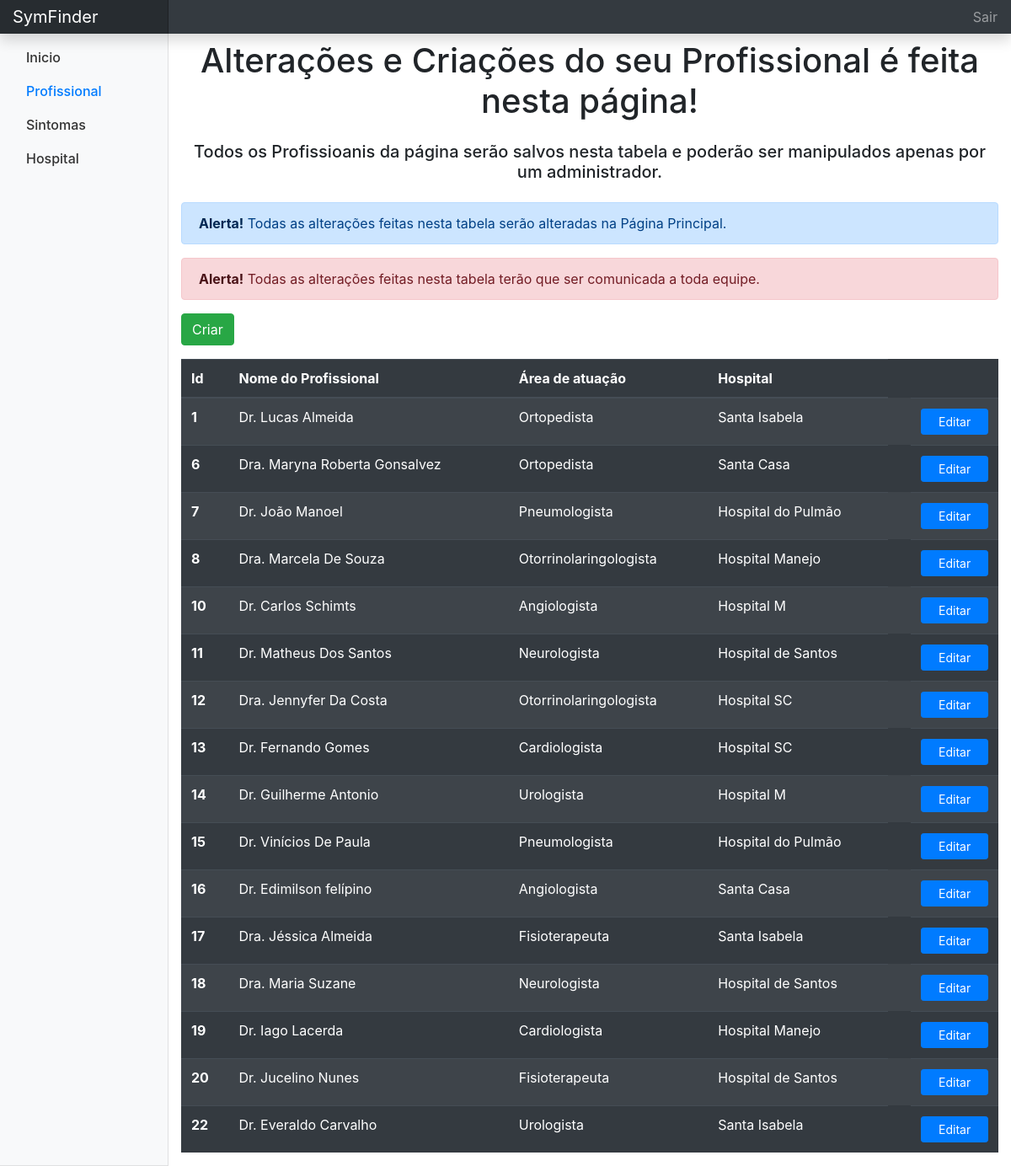
/profissional.php (signed in), run on the app's committed database.
### tables this page shows
CREATE TABLE `tb_medicos` (
  `id` int(11) NOT NULL,
  `nome` varchar(50) DEFAULT NULL,
  `telefone` varchar(15) DEFAULT NULL,
  `email` varchar(50) DEFAULT NULL,
  `fk_am` int(11) DEFAULT NULL,
  `fk_hospital` int(11) DEFAULT NULL,
  `formacao1` varchar(255) DEFAULT NULL,
  `formacao2` varchar(255) DEFAULT NULL,
  `formacao3` varchar(255) DEFAULT NULL,
  `nome_imagem` text
);

CREATE TABLE `tb_area_medica` (
  `id` int(11) NOT NULL,
  `area_medica` varchar(50) DEFAULT NULL
);

CREATE TABLE `tb_hospital` (
  `id` int(11) NOT NULL,
  `nome` varchar(50) DEFAULT NULL,
  `telefone` varchar(50) DEFAULT NULL,
  `cidade` varchar(50) DEFAULT NULL
);

### profissional.php (the view, shortened to what this page needs)
<?php
  require_once('include/conexao.php');
  $sql = "SELECT m.*, h.nome AS hospital, a.area_medica AS area_medica FROM tb_medicos m
  JOIN tb_hospital h ON h.id = m.fk_hospital
  JOIN tb_area_medica a ON a.id = m.fk_am
  ORDER BY m.id";
  $queryListagem = mysqli_query($con, $sql);
?>
<html>
<head>
  <link rel="stylesheet" type="text/css" href="media/css/painel.css">
  <link rel="stylesheet" href="https://stackpath.bootstrapcdn.com/bootstrap/4.3.1/css/bootstrap.min.css">
</head>
<body>
  <nav class="navbar navbar-dark fixed-top bg-dark flex-md-nowrap p-0 shadow">
    <a class="navbar-brand col-sm-3 col-md-2 mr-0" href="#">SymFinder</a>
    <ul class="navbar-nav px-3">
      <li class="nav-item text-nowrap d-none d-sm-block">
        <a class="nav-link" href="index.php">Sair</a>
      </li>
    </ul>
  </nav>
  <div class="container-fluid">
    <div class="row">
      <nav class="col-md-2 bg-light sidebar" style="border-bottom: 1px solid rgba(0, 0, 0, 0.1);">
        <div class="sidebar-sticky pt-2 pb-3 pt-sm-0" style="height: 100% !important;">
          <ul class="nav flex-column">
            <li class="nav-item">
              <a class="nav-link" href="painel.php">Inicio</a>
            </li>
            <li class="nav-item">
              <a class="nav-link active" href="profissional.php">Profissional</a>
            </li>
            <li class="nav-item">
              <a class="nav-link" href="respostas.php">Sintomas</a>
            </li>
            <li class="nav-item">
              <a class="nav-link" href="hospital_painel.php">Hospital</a>
            </li>
          </ul>
        </div>
      </nav>
      <div class="col-md-10">
        <h1 class="mt-5" style="text-align: center;">Alterações e Criações do seu Profissional é feita nesta página! </h1>
        <h5 class="mt-4" style="text-align: center;">Todos os Profissioanis da página serão salvos nesta tabela e poderão ser manipulados apenas por um administrador.</h5>
        <div class="mt-4">
          <div class="alert alert-primary" role="alert">
            <a href="#" class="alert-link">Alerta!</a> Todas as alterações feitas nesta tabela serão alteradas na Página Principal.</div>
            <div class="alert alert-Danger" role="alert">
              <a href="#" class="alert-link">Alerta!</a> Todas as alterações feitas nesta tabela terão que ser comunicada a toda equipe.</div>
            </div>
            <a href="cadastro_medico.php" class="btn btn-success">Criar</a>
            <table class="table table-striped table-dark mt-3">
              <thead>
                <tr>
                  <th scope="col">Id</th>
                  <th scope="col">Nome do Profissional</th>
                  <th scope="col">Área de atuação</th>
                  <th scope="col">Hospital</th>
                </tr>
              </thead>
              <tbody>
                <?php while($resultado = mysqli_fetch_array($queryListagem)) { ?>
                  <tr>
                    <th><?=$resultado['id']?></th>
                    <td><?=$resultado['nome']?></td>
                    <td><?=$resultado['area_medica']?></td>
                    <td><?=$resultado['hospital']?></td>
                    <td style="float: right;">
                      <a href="cadastro_medico.php?id=<?=$resultado['id']?>" class="btn btn-primary btn-sm">   Editar   </a>
                    </td>
                  </tr>
                <?php } ?>
              </tbody>
            </table>
          </div>
        </div>
      </div>
    </body>
    </html>

### media/css/painel.css (style rules this page uses)
body { font-size: .875rem; }
.sidebar { position: fixed; top: 0; bottom: 0; left: 0; z-index: 100; padding: 48px 0 0; box-shadow: inset -1px 0 0 rgba(0, 0, 0, .1); }
.sidebar-sticky { position: relative; top: 0; height: calc(100vh - 48px); padding-top: .5rem; overflow-x: hidden; overflow-y: auto; }
.sidebar .nav-link { font-weight: 500; color: #333; }
.sidebar .nav-link.active { color: #007bff; }
.navbar-brand { padding-top: .75rem; padding-bottom: .75rem; font-size: 1rem; background-color: rgba(0, 0, 0, .25); box-shadow: inset -1px 0 0 rgba(0, 0, 0, .25); }

### data on the page
tb_medicos: id "1", nome "Dr. Lucas Almeida", fk_am.area_medica "Ortopedista", fk_hospital.nome "Santa Isabela"
tb_medicos: id "6", nome "Dra. Maryna Roberta Gonsalvez", fk_am.area_medica "Ortopedista", fk_hospital.nome "Santa Casa"
tb_medicos: id "7", nome "Dr. João Manoel", fk_am.area_medica "Pneumologista", fk_hospital.nome "Hospital do Pulmão"
tb_medicos: id "8", nome "Dra. Marcela De Souza", fk_am.area_medica "Otorrinolaringologista", fk_hospital.nome "Hospital Manejo"
tb_medicos: id "10", nome "Dr. Carlos Schimts", fk_am.area_medica "Angiologista", fk_hospital.nome "Hospital M"
tb_medicos: id "11", nome "Dr. Matheus Dos Santos", fk_am.area_medica "Neurologista", fk_hospital.nome "Hospital de Santos"
tb_medicos: id "12", nome "Dra. Jennyfer Da Costa", fk_am.area_medica "Otorrinolaringologista", fk_hospital.nome "Hospital SC"
tb_medicos: id "13", nome "Dr. Fernando Gomes", fk_am.area_medica "Cardiologista", fk_hospital.nome "Hospital SC"
tb_medicos: id "14", nome "Dr. Guilherme Antonio", fk_am.area_medica "Urologista", fk_hospital.nome "Hospital M"
tb_medicos: id "15", nome "Dr. Vinícios De Paula", fk_am.area_medica "Pneumologista", fk_hospital.nome "Hospital do Pulmão"
tb_medicos: id "16", nome "Dr. Edimilson felípino", fk_am.area_medica "Angiologista", fk_hospital.nome "Santa Casa"
tb_medicos: id "17", nome "Dra. Jéssica Almeida", fk_am.area_medica "Fisioterapeuta", fk_hospital.nome "Santa Isabela"
tb_medicos: id "18", nome "Dra. Maria Suzane", fk_am.area_medica "Neurologista", fk_hospital.nome "Hospital de Santos"
tb_medicos: id "19", nome "Dr. Iago Lacerda", fk_am.area_medica "Cardiologista", fk_hospital.nome "Hospital Manejo"
tb_medicos: id "20", nome "Dr. Jucelino Nunes", fk_am.area_medica "Fisioterapeuta", fk_hospital.nome "Hospital de Santos"
tb_medicos: id "22", nome "Dr. Everaldo Carvalho", fk_am.area_medica "Urologista", fk_hospital.nome "Santa Isabela"
